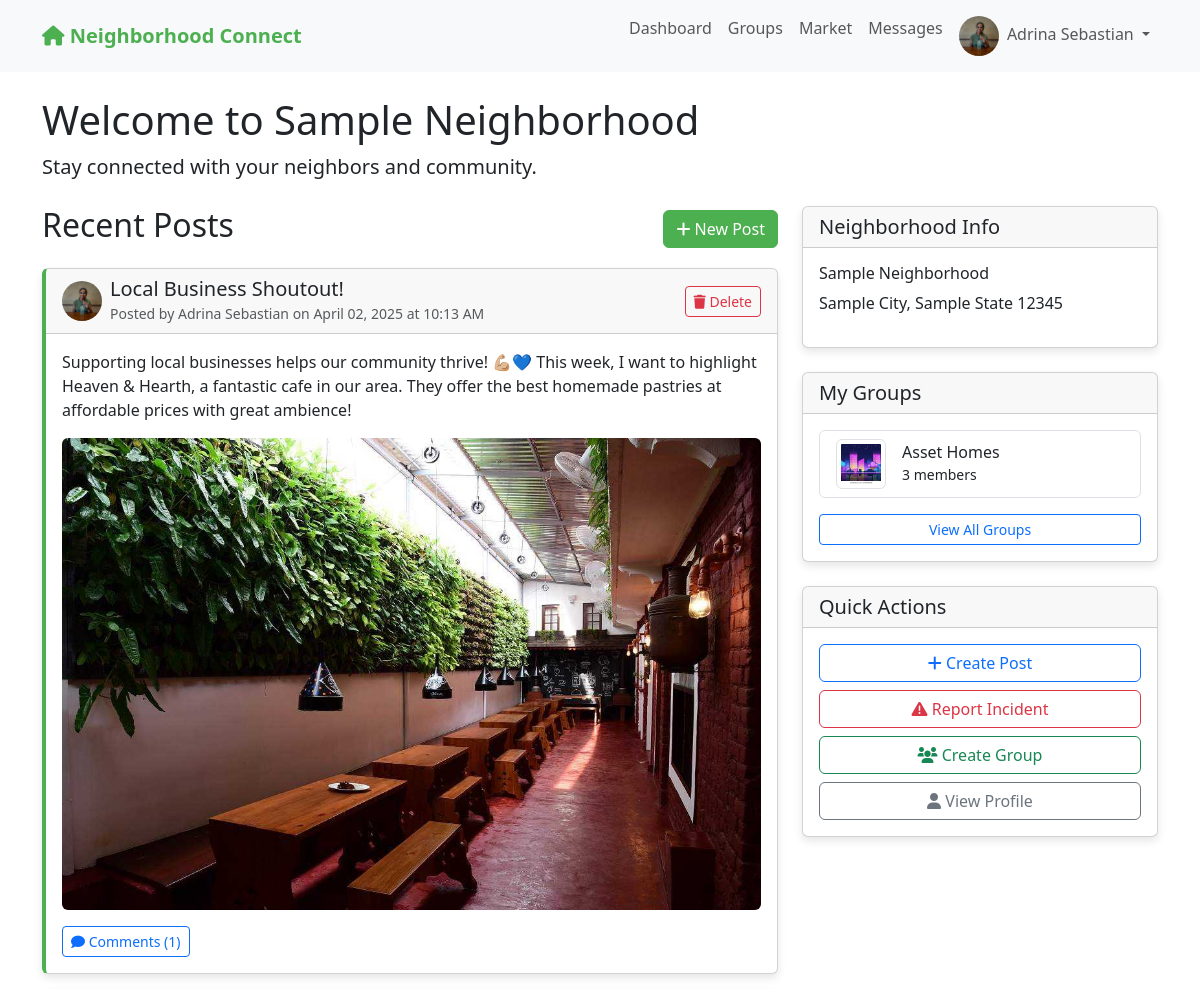
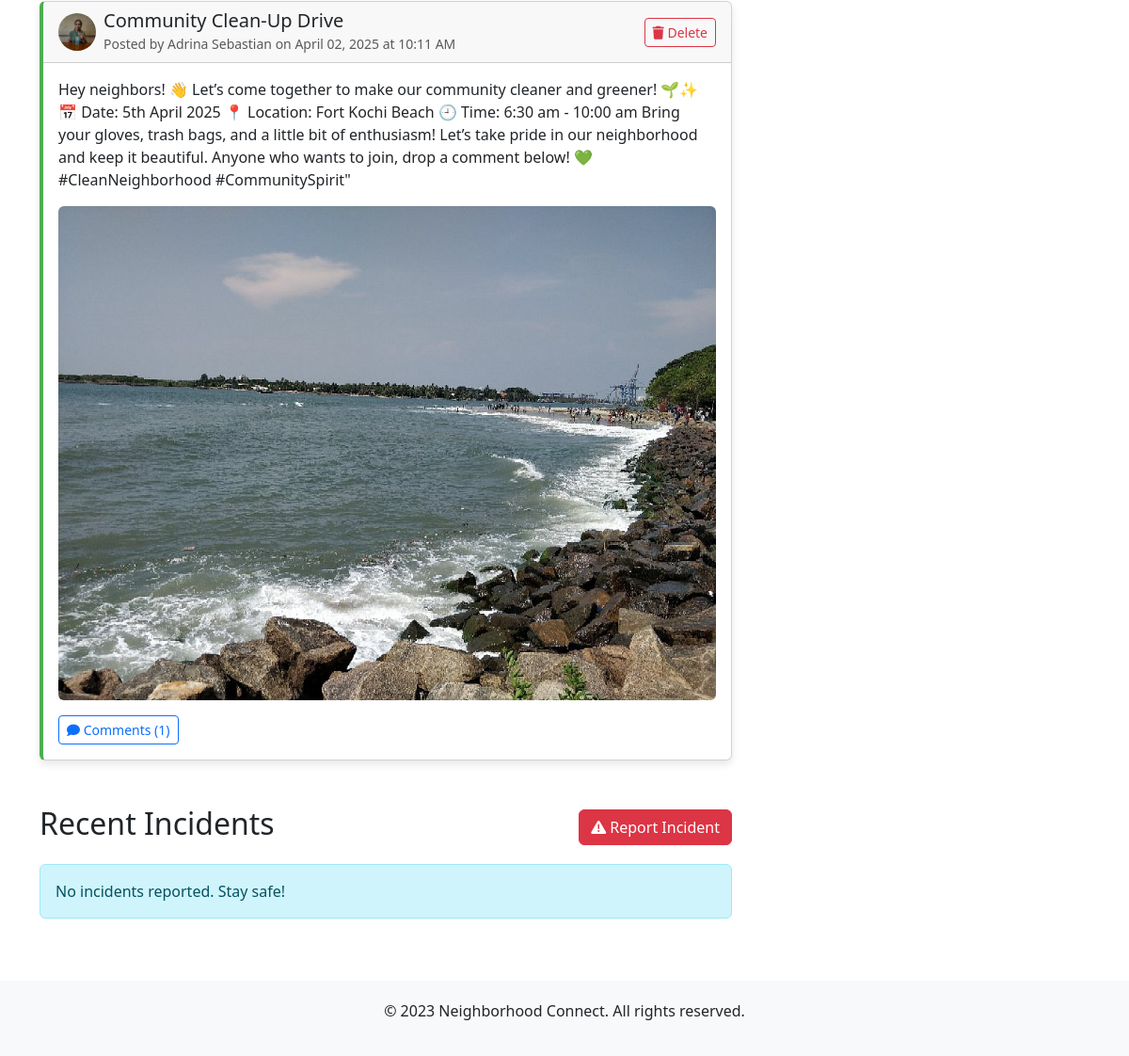
The page /dashboard (signed in) on the database its author committed (2 pictures, top to bottom).
### app.py (models this page shows)
class User(UserMixin, db.Model):
    id = db.Column(db.Integer, primary_key=True)
    email = db.Column(db.String(100), unique=True, nullable=False)
    password = db.Column(db.String(200), nullable=False)
    name = db.Column(db.String(100), nullable=False)
    address = db.Column(db.String(200), nullable=False)
    neighborhood_id = db.Column(db.Integer, db.ForeignKey('neighborhood.id'), nullable=False)
    profile_pic = db.Column(db.String(200), default='default.jpg')
    created_at = db.Column(db.DateTime, default=datetime.utcnow)
    is_admin = db.Column(db.Boolean, default=False)
    posts = db.relationship('Post', backref='author', lazy=True)
    comments = db.relationship('Comment', backref='author', lazy=True)
    incidents = db.relationship('Incident', backref='reporter', lazy=True)
    group_memberships = db.relationship('GroupMember', backref='user', lazy=True)

class Neighborhood(db.Model):
    id = db.Column(db.Integer, primary_key=True)
    name = db.Column(db.String(100), nullable=False)
    city = db.Column(db.String(100), nullable=False)
    state = db.Column(db.String(100), nullable=False)
    zip_code = db.Column(db.String(20), nullable=False)
    users = db.relationship('User', backref='neighborhood', lazy=True)
    posts = db.relationship('Post', backref='neighborhood', lazy=True)
    incidents = db.relationship('Incident', backref='neighborhood', lazy=True)
    groups = db.relationship('Group', backref='neighborhood', lazy=True)

class Post(db.Model):
    id = db.Column(db.Integer, primary_key=True)
    title = db.Column(db.String(200), nullable=False)
    content = db.Column(db.Text, nullable=False)
    image = db.Column(db.String(200))
    created_at = db.Column(db.DateTime, default=datetime.utcnow)
    user_id = db.Column(db.Integer, db.ForeignKey('user.id'), nullable=False)
    neighborhood_id = db.Column(db.Integer, db.ForeignKey('neighborhood.id'), nullable=False)
    group_id = db.Column(db.Integer, db.ForeignKey('group.id'), nullable=True)
    comments = db.relationship('Comment', backref='post', lazy=True, cascade="all, delete-orphan")

class Group(db.Model):
    id = db.Column(db.Integer, primary_key=True)
    name = db.Column(db.String(100), nullable=False)
    description = db.Column(db.Text, nullable=False)
    image = db.Column(db.String(200), default='group_default.jpg')
    created_at = db.Column(db.DateTime, default=datetime.utcnow)
    creator_id = db.Column(db.Integer, db.ForeignKey('user.id'), nullable=False)
    neighborhood_id = db.Column(db.Integer, db.ForeignKey('neighborhood.id'), nullable=False)
    creator = db.relationship('User', backref='created_groups')
    members = db.relationship('GroupMember', backref='group', lazy=True, cascade="all, delete-orphan")
    posts = db.relationship('Post', backref='group', lazy=True)

### app.py (the view)
@app.route('/dashboard')
@login_required
def dashboard():
    posts = Post.query.filter_by(neighborhood_id=current_user.neighborhood_id, group_id=None).order_by(Post.created_at.desc()).all()
    incidents = Incident.query.filter_by(neighborhood_id=current_user.neighborhood_id).order_by(Incident.created_at.desc()).all()
    user_groups = [membership.group for membership in current_user.group_memberships]
    return render_template('dashboard.html', posts=posts, incidents=incidents, user_groups=user_groups)

### app.py (called while the page is built)
@login_manager.user_loader
def load_user(user_id):
    return User.query.get(int(user_id))

### templates/dashboard.html (shortened to what this page needs)
{% extends "base.html" %}
{% block content %}
<h1>Welcome to {{ current_user.neighborhood.name }}</h1>
<p class="lead">Stay connected with your neighbors and community.</p>
<div class="row mt-4">
    <div class="col-md-8">
        <div class="d-flex justify-content-between align-items-center mb-3">
            <h2>Recent Posts</h2>
            <a href="{{ url_for('new_post') }}" class="btn btn-primary">
                <i class="fas fa-plus"></i> New Post
            </a>
        </div>
        {% if posts %}
            {% for post in posts %}
                <div class="card post-card mb-3">
                    <div class="card-header d-flex justify-content-between align-items-center">
                        <div class="d-flex align-items-center">
                            <img src="{{ url_for('static', filename='uploads/' + post.author.profile_pic) }}" alt="Profile" class="profile-img me-2">
                            <div>
                                <h5 class="mb-0">{{ post.title }}</h5>
                                <small class="text-muted">Posted by {{ post.author.name }} on {{ post.created_at.strftime('%B %d, %Y at %I:%M %p') }}</small>
                            </div>
                        </div>
                        {% if post.user_id == current_user.id or current_user.is_admin %}
                        <form method="POST" action="{{ url_for('delete_post', post_id=post.id) }}" class="d-inline" onsubmit="return confirm('Are you sure you want to delete this post?');">
                            <button type="submit" class="btn btn-sm btn-outline-danger">
                                <i class="fas fa-trash"></i> Delete
                            </button>
                        </form>
                        {% endif %}
                    </div>
                    <div class="card-body">
                        <p class="card-text">{{ post.content }}</p>
                        {% if post.image %}
                            <img src="{{ url_for('static', filename='uploads/' + post.image) }}" alt="Post Image" class="img-fluid rounded mb-3">
                        {% endif %}
                        <a href="{{ url_for('view_post', post_id=post.id) }}" class="btn btn-sm btn-outline-primary">
                            <i class="fas fa-comment"></i> Comments ({{ post.comments|length }})
                        </a>
                    </div>
                </div>
            {% endfor %}
        {% else %}
            <div class="alert alert-info">
                No posts yet. Be the first to create a post!
            </div>
        {% endif %}
        <div class="d-flex justify-content-between align-items-center mt-5 mb-3">
            <h2>Recent Incidents</h2>
            <a href="{{ url_for('new_incident') }}" class="btn btn-danger">
                <i class="fas fa-exclamation-triangle"></i> Report Incident
            </a>
        </div>
        {% if incidents %}
            {% for incident in incidents %}
                <div class="card incident-card mb-3">
                    <div class="card-header d-flex justify-content-between align-items-center">
                        <div class="d-flex align-items-center">
                            <img src="{{ url_for('static', filename='uploads/' + incident.reporter.profile_pic) }}" alt="Profile" class="profile-img me-2">
                            <div>
                                <h5 class="mb-0">{{ incident.title }}</h5>
                                <small class="text-muted">Reported by {{ incident.reporter.name }} on {{ incident.created_at.strftime('%B %d, %Y at %I:%M %p') }}</small>
                            </div>
                        </div>
                        <div>
                            <span class="badge bg-danger">{{ incident.incident_type }}</span>
                            {% if incident.user_id == current_user.id or current_user.is_admin %}
                            <form method="POST" action="{{ url_for('delete_incident', incident_id=incident.id) }}" class="d-inline ms-2" onsubmit="return confirm('Are you sure you want to delete this incident?');">
                                <button type="submit" class="btn btn-sm btn-outline-danger">
                                    <i class="fas fa-trash"></i> Delete
                                </button>
                            </form>
                            {% endif %}
                        </div>
                    </div>
                    <div class="card-body">
                        <p class="card-text">{{ incident.description }}</p>
                        <p><strong>Location:</strong> {{ incident.location }}</p>
                        {% if incident.image %}
                            <img src="{{ url_for('static', filename='uploads/' + incident.image) }}" alt="Incident Image" class="img-fluid rounded mb-3">
                        {% endif %}
                        <a href="{{ url_for('view_incident', incident_id=incident.id) }}" class="btn btn-sm btn-outline-danger">
                            <i class="fas fa-comment"></i> Comments ({{ incident.comments|length }})
                        </a>
                    </div>
                </div>
            {% endfor %}
        {% else %}
            <div class="alert alert-info">
                No incidents reported. Stay safe!
            </div>
        {% endif %}
    </div>
    <div class="col-md-4">
        <div class="card mb-4">
            <div class="card-header">
                <h5 class="mb-0">Neighborhood Info</h5>
            </div>
            <div class="card-body">
                <h6>{{ current_user.neighborhood.name }}</h6>
                <p>{{ current_user.neighborhood.city }}, {{ current_user.neighborhood.state }} {{ current_user.neighborhood.zip_code }}</p>
            </div>
        </div>
        <div class="card mb-4">
            <div class="card-header">
                <h5 class="mb-0">My Groups</h5>
            </div>
            <div class="card-body">
                {% if user_groups %}
                    <div class="list-group">
                        {% for group in user_groups %}
                            <a href="{{ url_for('view_group', group_id=group.id) }}" class="list-group-item list-group-item-action">
                                <div class="d-flex align-items-center">
                                    <img src="{{ url_for('static', filename='uploads/' + group.image) }}" alt="{{ group.name }}" class="img-thumbnail me-3" style="width: 50px; height: 50px; object-fit: cover;">
                                    <div>
                                        <h6 class="mb-0">{{ group.name }}</h6>
                                        <small>{{ group.members|length }} members</small>
                                    </div>
                                </div>
                            </a>
                        {% endfor %}
                    </div>
                    <div class="mt-3">
                        <a href="{{ url_for('groups') }}" class="btn btn-sm btn-outline-primary w-100">View All Groups</a>
                    </div>
                {% else %}
                    <p>You haven't joined any groups yet.</p>
                    <a href="{{ url_for('groups') }}" class="btn btn-sm btn-outline-primary w-100">Find Groups</a>
                {% endif %}
            </div>
        </div>
        <div class="card">
            <div class="card-header">
                <h5 class="mb-0">Quick Actions</h5>
            </div>
            <div class="card-body">
                <div class="d-grid gap-2">
                    <a href="{{ url_for('new_post') }}" class="btn btn-outline-primary">
                        <i class="fas fa-plus"></i> Create Post
                    </a>
                    <a href="{{ url_for('new_incident') }}" class="btn btn-outline-danger">
                        <i class="fas fa-exclamation-triangle"></i> Report Incident
                    </a>
                    <a href="{{ url_for('new_group') }}" class="btn btn-outline-success">
                        <i class="fas fa-users"></i> Create Group
                    </a>
                    <a href="{{ url_for('profile') }}" class="btn btn-outline-secondary">
                        <i class="fas fa-user"></i> View Profile
                    </a>
                </div>
            </div>
        </div>
    </div>
</div>
{% endblock %}

### templates/base.html (shortened to what this page needs)
<!DOCTYPE html>
<html lang="en">
<head>
    <link rel="stylesheet" href="https://cdn.jsdelivr.net/npm/bootstrap@5.3.0/dist/css/bootstrap.min.css">
    <link rel="stylesheet" href="https://cdnjs.cloudflare.com/ajax/libs/font-awesome/6.0.0-beta3/css/all.min.css">
</head>
<body>
    <nav class="navbar navbar-expand-lg navbar-light bg-light">
        <div class="container">
            <a class="navbar-brand" href="{{ url_for('index') }}">
                <i class="fas fa-home"></i> Neighborhood Connect
            </a>
            <div class="collapse navbar-collapse" id="navbarNav">
                <ul class="navbar-nav ms-auto">
                    {% if current_user.is_authenticated %}
                        <li class="nav-item">
                            <a class="nav-link" href="{{ url_for('dashboard') }}">Dashboard</a>
                        </li>
                        <li class="nav-item">
                            <a class="nav-link" href="{{ url_for('groups') }}">Groups</a>
                        </li>
                        <li class="nav-item">
                            <a class="nav-link" href="{{ url_for('market') }}">Market</a>
                        </li>
                        <li class="nav-item">
                            <a class="nav-link" href="{{ url_for('messages') }}">
                                Messages
                            </a>
                        </li>
                        <li class="nav-item dropdown">
                            <a class="nav-link dropdown-toggle" href="#" id="navbarDropdown" role="button" data-bs-toggle="dropdown" aria-expanded="false">
                                <img src="{{ url_for('static', filename='uploads/' + current_user.profile_pic) }}" alt="Profile" class="profile-img me-1">
                                {{ current_user.name }}
                            </a>
                        </li>
                    {% endif %}
                </ul>
            </div>
        </div>
    </nav>
    <div class="container mt-4">
        {% block content %}{% endblock %}
    </div>
    <footer class="footer">
        <div class="container">
            <p>&copy; 2023 Neighborhood Connect. All rights reserved.</p>
        </div>
    </footer>
</body>
</html>

### templates/base.html (style rules this page uses)
.navbar-brand { font-weight: bold; color: #4CAF50 !important; }
.btn-primary { background-color: #4CAF50; border-color: #4CAF50; }
.card { margin-bottom: 20px; box-shadow: 0 4px 8px rgba(0,0,0,0.1); }
.post-card { border-left: 4px solid #4CAF50; }
.profile-img { width: 40px; height: 40px; border-radius: 50%; object-fit: cover; }
.footer { margin-top: 50px; padding: 20px 0; background-color: #f8f9fa; text-align: center; }

### rows shown on the page
User: profile_pic (picture), name "Adrina Sebastian"
Neighborhood: neighborhood.name "Sample Neighborhood", neighborhood.city "Sample City", neighborhood.state "Sample State", neighborhood.zip_code "12345"
Post: profile_pic (picture), title "Local Business Shoutout!", author.name "Adrina Sebastian", created_at "April 02, 2025 at 10:13 AM", content "Supporting local businesses helps our community thrive! 💪🏼💙 This week, I want to highlight Heaven & Hearth, a fantastic cafe in our area. They offer the best homemade pastries at affordable prices with great ambience!", image (picture), comments|length "1"
Post: profile_pic (picture), title "Community Clean-Up Drive", author.name "Adrina Sebastian", created_at "April 02, 2025 at 10:11 AM", content "Hey neighbors! 👋 Let’s come together to make our community cleaner and greener! 🌱✨ 📅 Date: 5th April 2025 📍 Location: Fort Kochi Beach 🕘 Time: 6:30 am - 10:00 am Bring your gloves, trash bags, and a little bit of enthusiasm! Let’s take pride in our neighborhood and keep it beautiful. Anyone who wants to join, drop a comment below! 💚 #CleanNeighborhood #CommunitySpirit\"", image (picture), comments|length "1"
Group: image (picture), name "Asset Homes", members|length "3"
